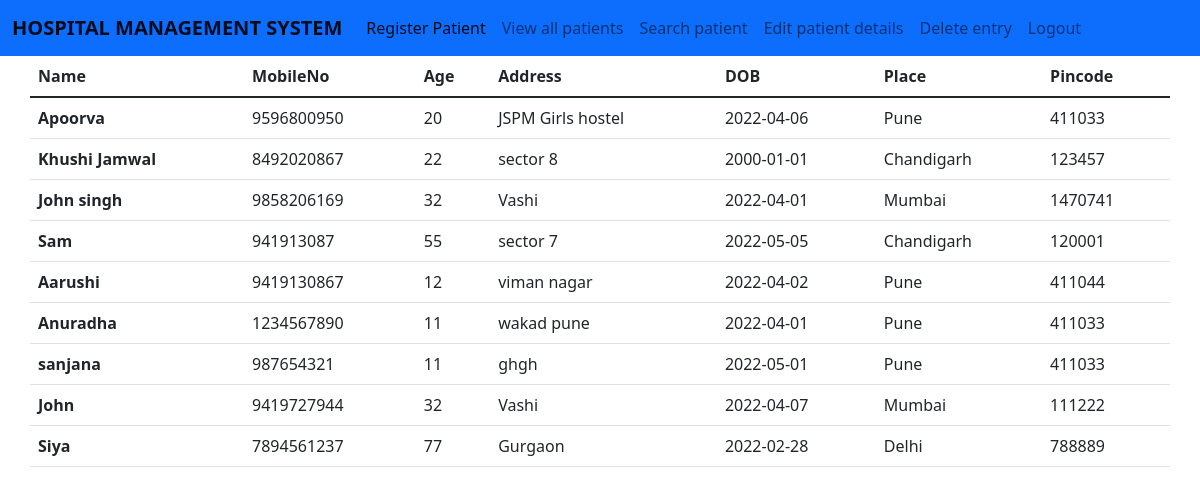
Screenshot of /viewall with the database file from the repository.
### tables this page shows
CREATE TABLE PATIENT(
ID INTEGER PRIMARY KEY AUTOINCREMENT,
NAME TEXT,
MOBILENO INTEGER,
AGE INTEGER,
ADDRESS TEXT,
DOB TEXT,
PLACE TEXT,
PINCODE TEXT);

### main.py (the view)
@app.route("/viewall")
def viewpage():
    cur = con.cursor()
    cur.execute("SELECT * FROM PATIENT")
    result = cur.fetchall()
    return render_template("viewall.html", student=result)

### templates/viewall.html (shortened to what this page needs)
{% extends "base.html" %}
{% block content %}
<div class="container">
    <div class="row">
        <table class = "table table-hover">
            <thead>
                <tr>
                  <th scope="col">Name</th>
                  <th scope="col">MobileNo</th>
                  <th scope="col">Age</th>
                  <th scope="col">Address</th>
                  <th scope="col">DOB</th>
                  <th scope="col">Place</th>
                  <th scope="col">Pincode</th>
                </tr>
              </thead>
              <tbody>
                {% for i in student %}
                <tr>
                  <th scope="row">{{ i[1] }}</th>
                  <td>{{ i[2] }}</td>
                  <td>{{ i[3] }}</td>
                  <td>{{ i[4] }}</td>
                  <td>{{ i[5] }}</td>
                  <td>{{ i[6] }}</td>
                  <td>{{ i[7] }}</td>
                </tr>
                {% endfor %}
             </tbody>
        </table>
    </div>
</div>
{% endblock %}

### templates/base.html (shortened to what this page needs)
<!DOCTYPE html>
<html lang="en">
<head>
    <link href="https://cdn.jsdelivr.net/npm/bootstrap@5.1.3/dist/css/bootstrap.min.css" rel="stylesheet">
</head>
<body>
    <nav class="navbar navbar-expand-lg navbar-light bg-primary">
        <div class="container-fluid">
          <a class="navbar-brand" href="#"><B>HOSPITAL MANAGEMENT SYSTEM</B></a>
          <div class="collapse navbar-collapse" id="navbarNav">
            <ul class="navbar-nav">
              <li class="nav-item">
                <a class="nav-link active" aria-current="page" href="/dashboard">Register Patient</a>
              </li>
              <li class="nav-item">
                <a class="nav-link" href="/viewall">View all patients</a>
              </li>
              <li class="nav-item">
                <a class="nav-link" href="/search">Search patient</a>
              </li>
              <li class="nav-item">
                <a class="nav-link" href="/update">Edit patient details</a>
              </li>
              <li class="nav-item">
                <a class="nav-link" href="/delete">Delete entry</a>
              </li>
              <li class="nav-item">
                <a class="nav-link" href="/">Logout</a>
              </li>
            </ul>
          </div>
        </div>
      </nav>
      {% block content %}
      {% endblock %}
    </body>
    </html>

### rows the page displays
PATIENT: NAME "Apoorva", MOBILENO "9596800950", AGE "20", ADDRESS "JSPM Girls hostel", DOB "2022-04-06", PLACE "Pune", PINCODE "411033"
PATIENT: NAME "Khushi Jamwal", MOBILENO "8492020867", AGE "22", ADDRESS "sector 8", DOB "2000-01-01", PLACE "Chandigarh", PINCODE "123457"
PATIENT: NAME "John singh", MOBILENO "9858206169", AGE "32", ADDRESS "Vashi", DOB "2022-04-01", PLACE "Mumbai", PINCODE "1470741"
PATIENT: NAME "Sam", MOBILENO "941913087", AGE "55", ADDRESS "sector 7", DOB "2022-05-05", PLACE "Chandigarh", PINCODE "120001"
PATIENT: NAME "Aarushi", MOBILENO "9419130867", AGE "12", ADDRESS "viman nagar", DOB "2022-04-02", PLACE "Pune", PINCODE "411044"
PATIENT: NAME "Anuradha", MOBILENO "1234567890", AGE "11", ADDRESS "wakad pune", DOB "2022-04-01", PLACE "Pune", PINCODE "411033"
PATIENT: NAME "sanjana", MOBILENO "987654321", AGE "11", ADDRESS "ghgh", DOB "2022-05-01", PLACE "Pune", PINCODE "411033"
PATIENT: NAME "John", MOBILENO "9419727944", AGE "32", ADDRESS "Vashi", DOB "2022-04-07", PLACE "Mumbai", PINCODE "111222"
PATIENT: NAME "Siya", MOBILENO "7894561237", AGE "77", ADDRESS "Gurgaon", DOB "2022-02-28", PLACE "Delhi", PINCODE "788889"
